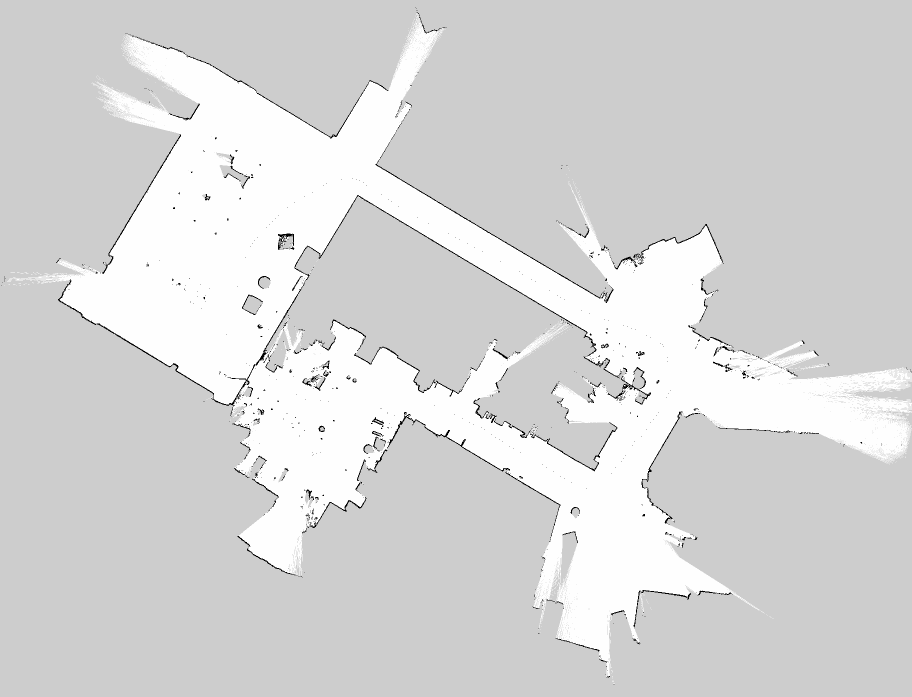
#> input picture map_fastslam.pgm, 1824 x 1393 px (shown at 1/2 size)
$ python maps_evaluation.py map_fastslam.pgm map_gmapping_corners.png
#> lines starting #> are read from the running program, lines starting #| are printed output that depends on the picture; after the words box and inside, x2 and y2 are one past the last pixel; in counts of white or black regions, pixels touching at a corner belong together; long printed decimals are rounded
#> further down, img_corners is the input picture: shape (1393, 1824, 3); min 0, max 254, mean 215.3
import sys
import os
conf_path = os.getcwd()
sys.path.append(conf_path)
sys.path.append(conf_path + '/lib')
import numpy as np
import cv2 as cv
from scipy import ndimage

filename = sys.argv[1]
is_save_imgs = False
if len(sys.argv) >= 3 and sys.argv[2] == 'save':
    is_save_imgs = True


# ********************************************************* #
# ********************** CORNERS ************************** #
# ********************************************************* #

def corners(img_corners, is_save_imgs):
    # gray scaling
#> called with is_save_imgs = False
    gray = cv.cvtColor(img_corners, cv.COLOR_BGR2GRAY)
    # cv.namedWindow("gray scaled (corners)", cv.WINDOW_NORMAL)
    # cv.imshow('gray scaled (corners)', gray)

    # searching for contours with no approximation on preprocessed image
    ret, gray_binary = cv.threshold(gray, 210, 255, cv.THRESH_BINARY)
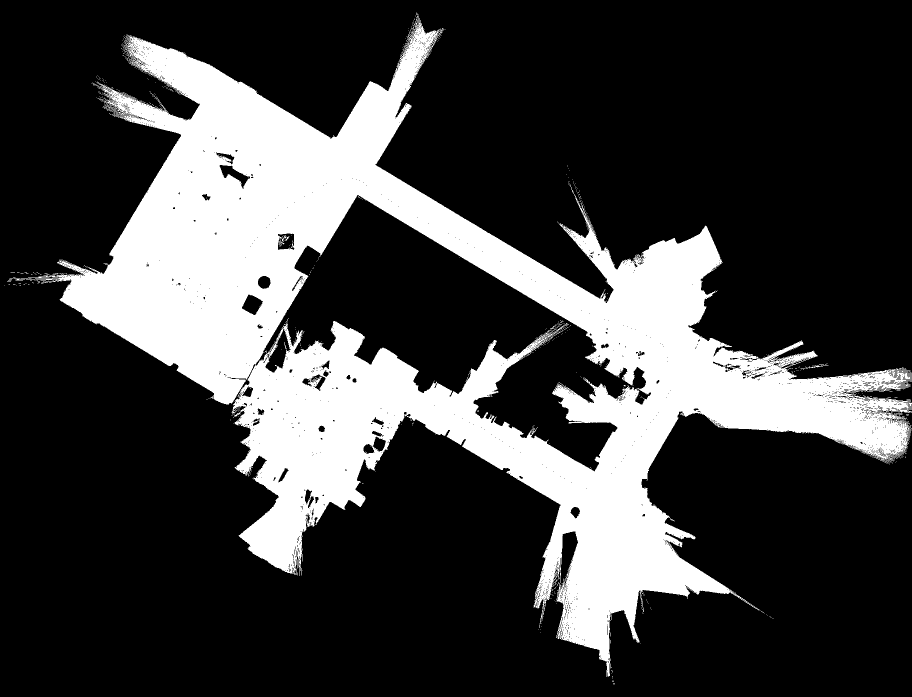
#> gray_binary: shape (1393, 1824) (shown at 1/2 size); 24.6% white; 696 white regions (690 under 20 px)
    contours, hierarchy = cv.findContours(gray_binary, cv.RETR_EXTERNAL, cv.CHAIN_APPROX_NONE)
#> contours = 648 contours, 646 with area under 20; largest, box (x1, y1, x2, y2) and area: (41, 31, 1824, 1354) 636220, (1616, 730, 1657, 737) 21

    # coloring all external long contours' neighbor gray cells into black
    for cnt in contours:
        if len(cnt) > 200:
            for pxl in cnt:
                if pxl[0][1] + 1 < len(gray) and gray[pxl[0][1] + 1][pxl[0][0]] == 205:
                    gray[pxl[0][1] + 1][pxl[0][0]] = 0
                if pxl[0][1] - 1 >= 0 and gray[pxl[0][1] - 1][pxl[0][0]] == 205:
                    gray[pxl[0][1] - 1][pxl[0][0]] = 0
                if pxl[0][0] + 1 < len(gray[0]) and gray[pxl[0][1]][pxl[0][0] + 1] == 205:
                    gray[pxl[0][1]][pxl[0][0] + 1] = 0
                if pxl[0][0] - 1 >= 0 and gray[pxl[0][1]][pxl[0][0] - 1] == 205:
                    gray[pxl[0][1]][pxl[0][0] - 1] = 0
                if pxl[0][1] + 1 < len(gray) and pxl[0][0] + 1 < len(gray[0]) and gray[pxl[0][1] + 1][
                    pxl[0][0] + 1] == 205:
                    gray[pxl[0][1] + 1][pxl[0][0] + 1] = 0
                if pxl[0][1] + 1 < len(gray) and pxl[0][0] - 1 >= 0 and gray[pxl[0][1] + 1][pxl[0][0] - 1] == 205:
                    gray[pxl[0][1] + 1][pxl[0][0] - 1] = 0
                if pxl[0][1] - 1 >= 0 and pxl[0][0] + 1 < len(gray[0]) and gray[pxl[0][1] - 1][pxl[0][0] + 1] == 205:
                    gray[pxl[0][1] - 1][pxl[0][0] + 1] = 0
                if pxl[0][1] - 1 >= 0 and pxl[0][0] - 1 >= 0 and gray[pxl[0][1] - 1][pxl[0][0] - 1] == 205:
                    gray[pxl[0][1] - 1][pxl[0][0] - 1] = 0
#> this loop made 648 passes
#> cnt on passes 1 to 3: [[1228, 1366], [1228, 1367], [1228, 1368], [1228, 1367]], [[1226, 1366], [1226, 1367], [1226, 1368], [1226, 1367]], [[1227, 1362], [1227, 1363]]
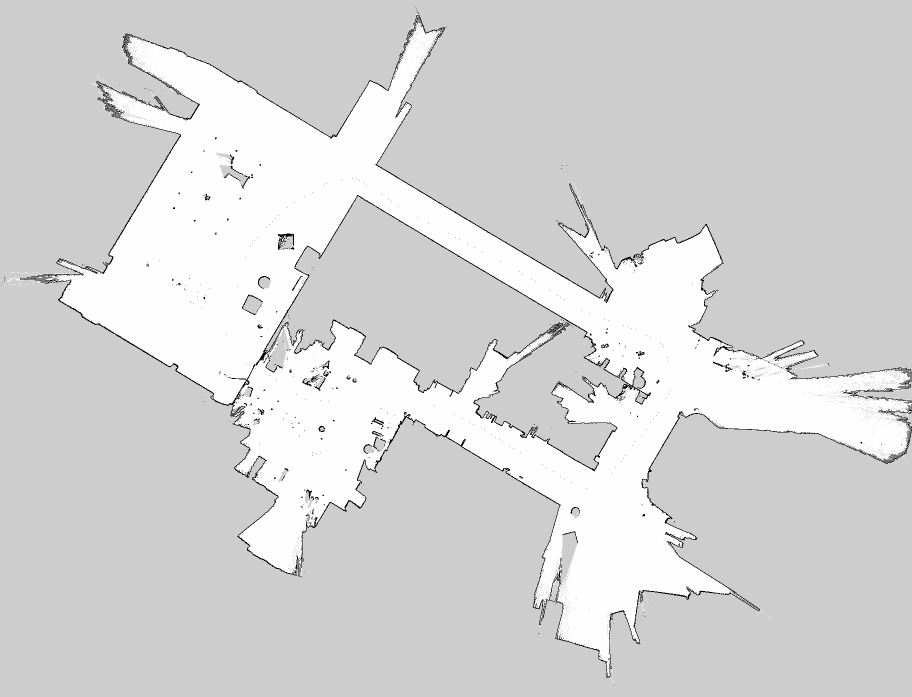
#> gray: shape (1393, 1824) (shown at 1/2 size); min 0, max 254, mean 214.2

    # external contours is already processed, now we can clear all unexplored cells
    gray[gray == 205] = 255

    # transforming to float32 for a better result of gaussian laplace filter
    gray = np.float32(gray)
    gray = ndimage.gaussian_laplace(gray, 1, mode='reflect')
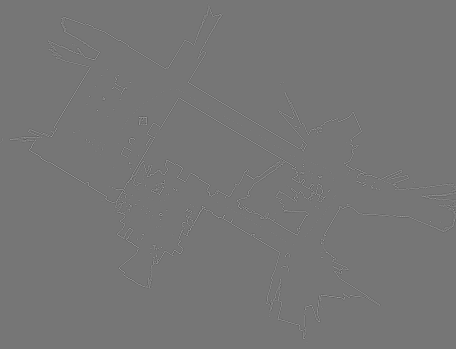
#> gray: shape (1393, 1824) float32 (shown at 1/4 size); min -155.4, max 178.9, mean 0; drawn with min black and max white
    # cv.namedWindow("gray scaled gaussian laplace (corners)", cv.WINDOW_NORMAL)
    # cv.imshow('gray scaled gaussian laplace (corners)', gray)

    # blur
    blur = cv.medianBlur(gray, 3)
    # cv.namedWindow("blur (corners)", cv.WINDOW_NORMAL)
    # cv.imshow('blur (corners)', blur)

    # Harris slam maps evaluation usage
    dst = cv.cornerHarris(blur, 10, 9, 0.2)

    # result is dilated for marking the corners
    dst = cv.dilate(dst, None)
    ret, dst = cv.threshold(dst, 0.01 * dst.max(), 255, 0)
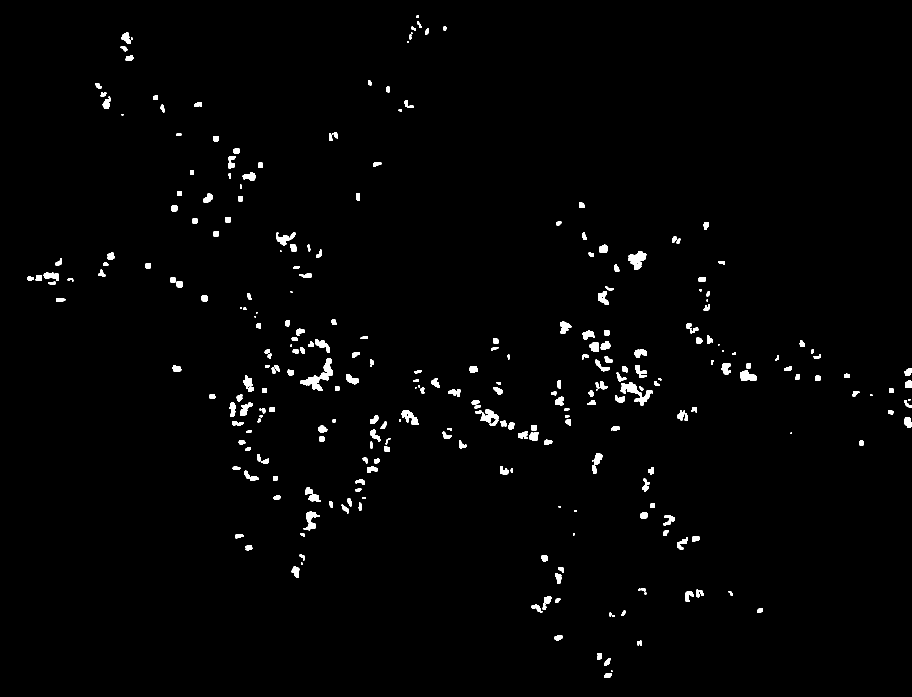
#> dst: shape (1393, 1824) float32 (shown at 1/2 size); 1.5% white; 295 white regions (33 under 20 px), largest, box (x1, y1, x2, y2) and area: (601, 717, 666, 782) 1323, (1241, 764, 1306, 812) 1037, (1257, 502, 1293, 539) 778
#> ret = 1.17e+10
    dst = np.uint8(dst)
#> dst: shape (1393, 1824); 1.5% white; 295 white regions (33 under 20 px)

    # There may be a bunch of pixels at a corner, we take their centroid
    ret, labels, stats, centroids = cv.connectedComponentsWithStats(dst)
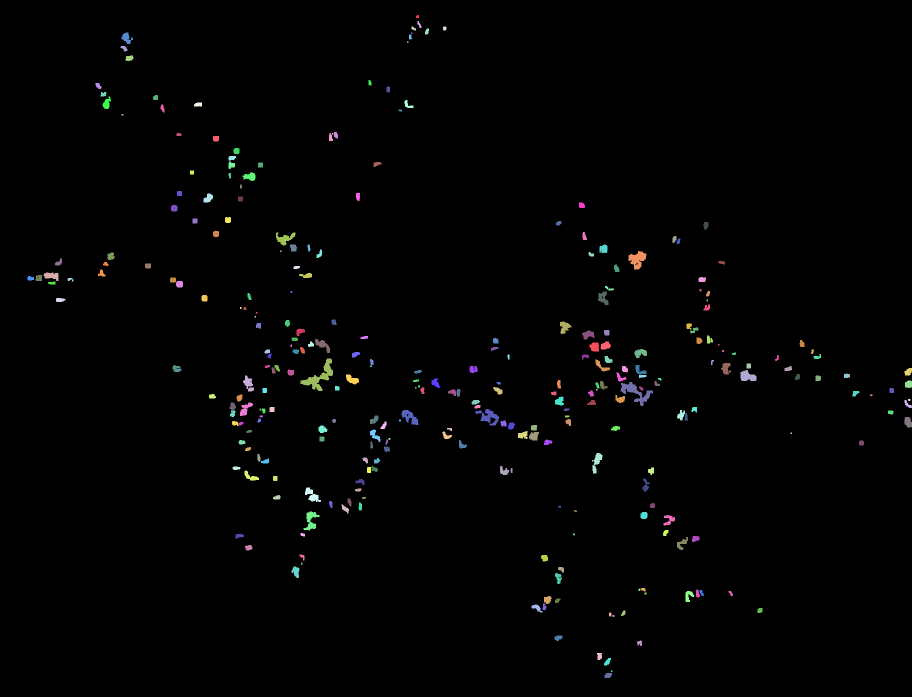
#> labels: shape (1393, 1824) int32 (shown at 1/2 size); 296 distinct labels, from 0 to 295; one colour per label, 0 black
#> ret = 296; stats = 296 rows, first 6: [0, 0, 1824, 1393, 2503356], [832, 30, 6, 6, 32], [835, 42, 8, 14, 59], [823, 53, 9, 8, 48], [886, 53, 7, 8, 51], [850, 57, 8, 12, 73]; centroids = 296 pairs, first value 60.53 to 1818, second value 32.78 to 1350.4
    print("Corners found:", centroids.size)
#| Corners found: 592

    # Now draw them
    for centroid in centroids:
        img_corners = cv.rectangle(img_corners, (int(centroid[0] - 3), int(centroid[1] - 3)),
                                   (int(centroid[0] + 3), int(centroid[1] + 3)), (0, 255, 0), 1)
#> this loop made 296 passes
#> centroid on passes 1 to 3: [911.6, 695.4], [834.6, 32.78], [838.3, 48.78]
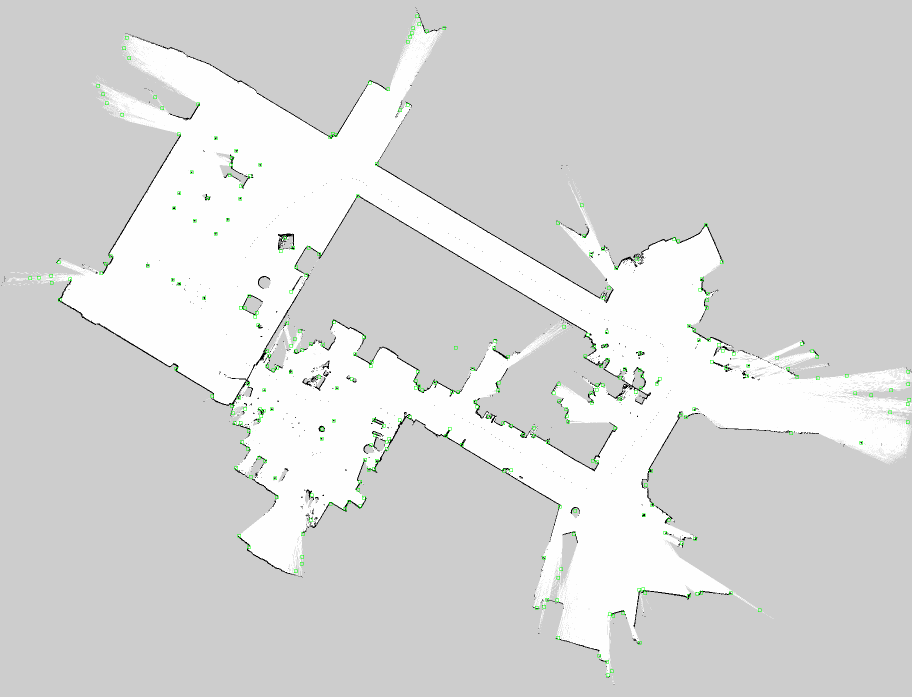
#> img_corners: shape (1393, 1824, 3) (shown at 1/2 size); mean B, G, R 214.8, 215.5, 214.8

    # cv.namedWindow("corners", cv.WINDOW_NORMAL)
    # cv.imshow('corners', img_corners)

    if is_save_imgs:
        cv.imwrite(filename.split('.')[0] + '_corners.png', img_corners)


# ********************************************************* #
# ****************** ENCLOSED AREAS *********************** #
# ********************************************************* #

def areas(img_areas, is_save_imgs):
    # gray scaling
#> called with is_save_imgs = False
    gray = cv.cvtColor(img_areas, cv.COLOR_BGR2GRAY)

    # transform to a binary map
    ret, gray_binary = cv.threshold(gray, 210, 255, cv.THRESH_BINARY)
    # cv.namedWindow("gray scaled binary (areas)", cv.WINDOW_NORMAL)
    # cv.imshow('gray scaled binary (areas)', gray_binary)
    gray_binary = np.uint8(gray_binary)

    # searching for contours with no approximation on preprocessed image
    contours, hierarchy = cv.findContours(gray_binary, cv.RETR_TREE, cv.CHAIN_APPROX_NONE)
#> contours = 4776 contours, 4664 with area under 20; largest, box (x1, y1, x2, y2) and area: (41, 31, 1824, 1354) 636220, (1119, 1062, 1157, 1179) 2276, (530, 656, 583, 746) 1980, (438, 329, 501, 379) 1098, (483, 588, 527, 631) 1078

    # counting of all contours that have free cells inside (searching for enclosed areas)
    enclosed_areas_cnt = 0
    area = 0
    main_area = 0
    for cnt in contours:
        # for each pxl of contour find all its neighbor cells that are placed inside the contour
        for pxl in cnt:
            is_enclosed_area = False
            pxl_in_area = []
            if cv.pointPolygonTest(cnt, (int(pxl[0][0] + 1), int(pxl[0][1])), False) == 1:
                pxl_in_area.append((int(pxl[0][0] + 1), int(pxl[0][1])))
            if cv.pointPolygonTest(cnt, (int(pxl[0][0] - 1), int(pxl[0][1])), False) == 1:
                pxl_in_area.append((int(pxl[0][0] - 1), int(pxl[0][1])))
            if cv.pointPolygonTest(cnt, (int(pxl[0][0]), int(pxl[0][1] + 1)), False) == 1:
                pxl_in_area.append((int(pxl[0][0]), int(pxl[0][1] + 1)))
            if cv.pointPolygonTest(cnt, (int(pxl[0][0]), int(pxl[0][1] - 1)), False) == 1:
                pxl_in_area.append((int(pxl[0][0]), int(pxl[0][1] - 1)))

            if len(pxl_in_area):
                for pt in pxl_in_area:

                    # white pxl in contour area means that it's an enclosed area
                    if gray_binary[pt[1]][pt[0]] == 255:  # white in contour area
                        enclosed_areas_cnt += 1
                        area += cv.contourArea(cnt)
                        if cv.contourArea(cnt) > main_area:
                            main_area = cv.contourArea(cnt)

                        # draw the contour
                        rect = cv.minAreaRect(cnt)
                        box = cv.boxPoints(rect)
                        box = np.int0(box)
                        cv.drawContours(img_areas, [box], 0, (0, 0, 255), 1)

                        is_enclosed_area = True
                        break
                if is_enclosed_area:
                    break
#> this loop made 4776 passes
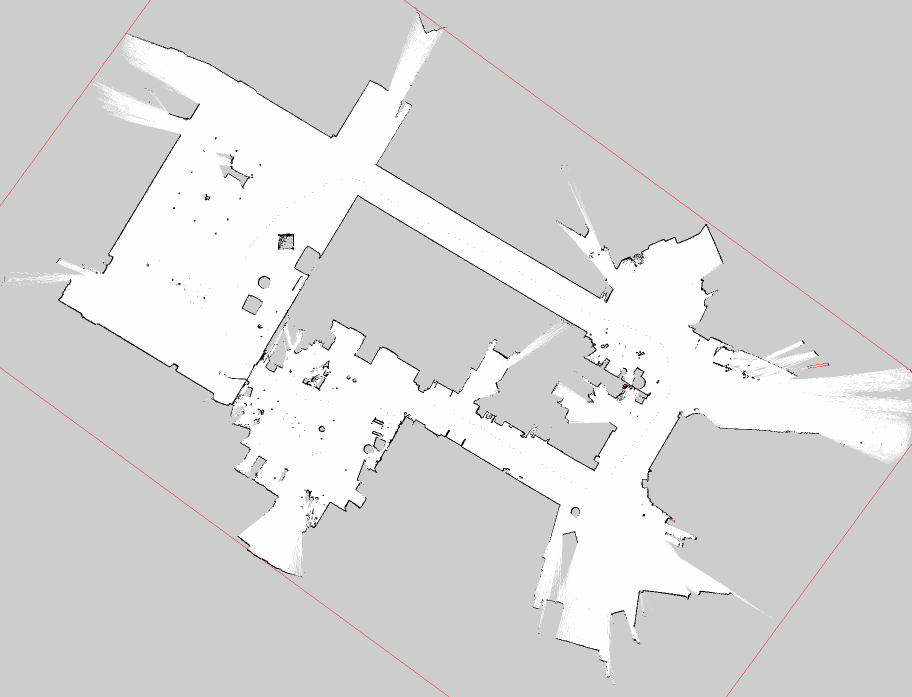
#> img_areas: shape (1393, 1824, 3) (shown at 1/2 size); 0.12% of pixels changed, all inside (x1, y1, x2, y2) = (0, 0, 1824, 1393)
#> after the loop, area = 636251; enclosed_areas_cnt = 4; main_area = 636219.5

    # subtraction map area
    area -= main_area
#> area = 31.5
    print('Enclosed areas found:', enclosed_areas_cnt, 'Their proportion to the whole map:', area / main_area)
#| Enclosed areas found: 4 Their proportion to the whole map: 4.951121429003669e-05

    # cv.namedWindow("enclosed areas", cv.WINDOW_NORMAL)
    # cv.imshow('enclosed areas', img_areas)

    if is_save_imgs:
        cv.imwrite(filename.split('.')[0] + '_enclosed_areas.png', img_areas)


# ********************************************************* #
# ******************** PROPORTION ************************* #
# ********************************************************* #

def proportion(img_proportion):
    # gray scaling
    gray = cv.cvtColor(img_proportion, cv.COLOR_BGR2GRAY)
    # cv.namedWindow("gray scaled (proportion)", cv.WINDOW_NORMAL)
    # cv.imshow('gray scaled (proportion)', gray)

    # count the mean value of map without unexplored cells
    occupied_cells_count = gray.size - np.count_nonzero(gray)
#> occupied_cells_count = 21654
    gray_buf = gray.copy()
    gray_buf[gray == 205] = 0
#> gray_buf: shape (1393, 1824); values 0 (black) and 254 (white), 24.6% white; 696 white regions (690 under 20 px), largest, box (x1, y1, x2, y2) and area: (41, 31, 1824, 1354) 624596, (1616, 730, 1657, 737) 67, (1282, 1202, 1288, 1224) 27, (31, 558, 50, 560) 23, (1788, 827, 1805, 830) 20, (1106, 1159, 1114, 1171) 20
    unexplored_cells_count = gray.size - np.count_nonzero(gray_buf) - occupied_cells_count
#> unexplored_cells_count = 1892949
    mean = np.sum(gray_buf) / (gray.size - unexplored_cells_count)
#> mean = 245.5

    # transform to a binary map
    ret, gray_binary = cv.threshold(gray, mean, 255, cv.THRESH_BINARY)
#> ret = 245

    # mark unexplored cells on the binary map
    gray_binary[gray == 205] = 205
    free_cells = np.count_nonzero(gray_binary == 255)
#> free_cells = 626229
    occupied_cells = np.count_nonzero(gray_binary == 0)
#> occupied_cells = 21654
    proportion = occupied_cells / free_cells
#> proportion = 0.0346
    print("Proportion:", proportion)
#| Proportion: 0.03458


img_corners = cv.imread(filename)
img_areas = img_corners.copy()
img_proportion = img_corners.copy()

corners(img_corners, is_save_imgs)
areas(img_areas, is_save_imgs)
proportion(img_proportion)

if cv.waitKey(0) & 0xff == 27:
#> (key Esc is pressed here)
    cv.destroyAllWindows()
